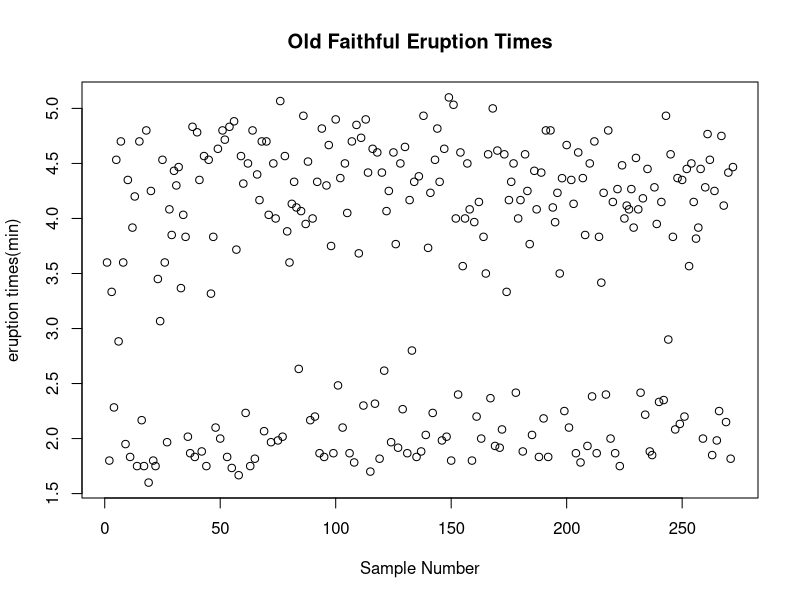
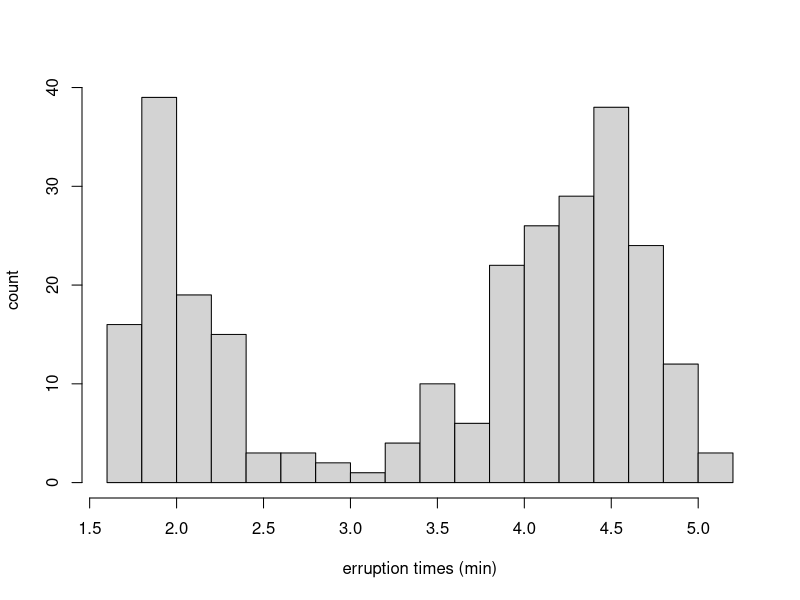
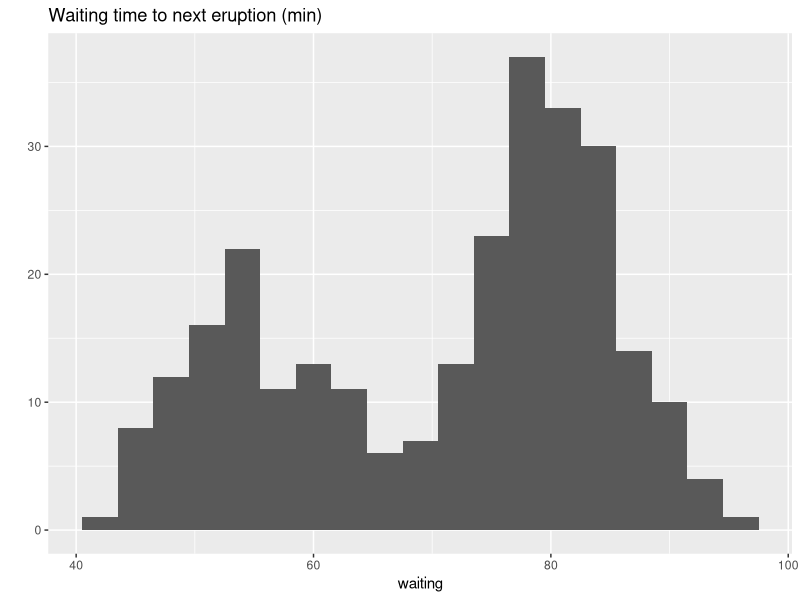
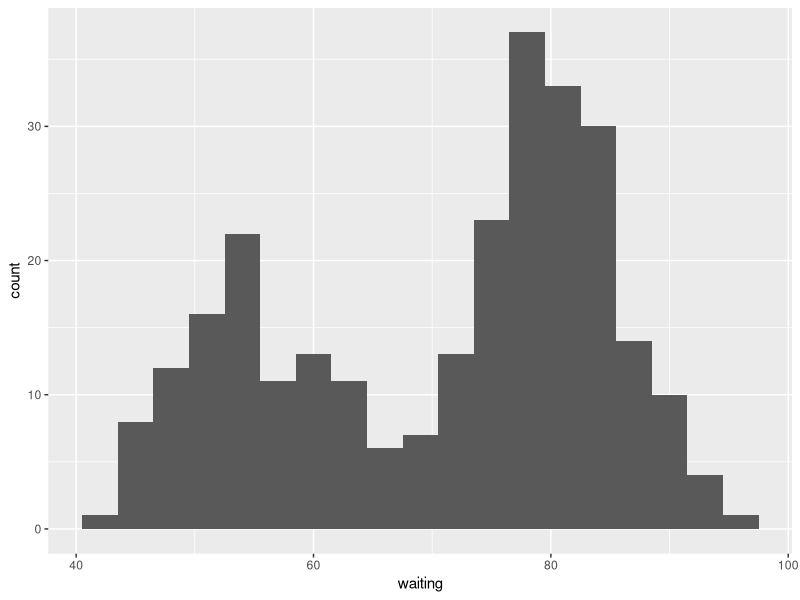
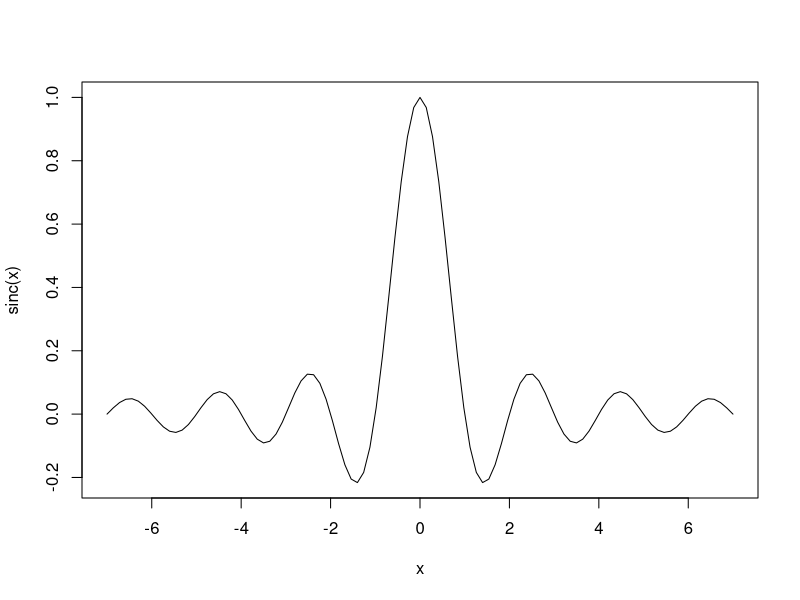
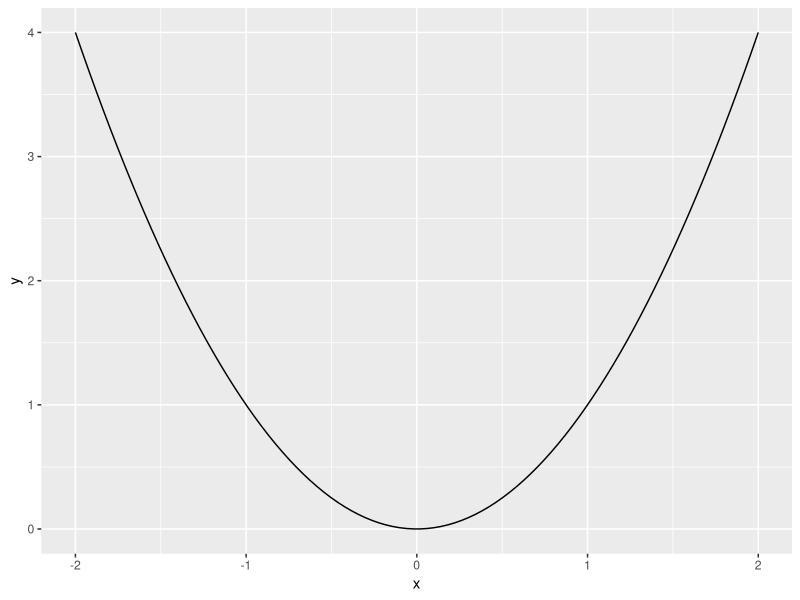
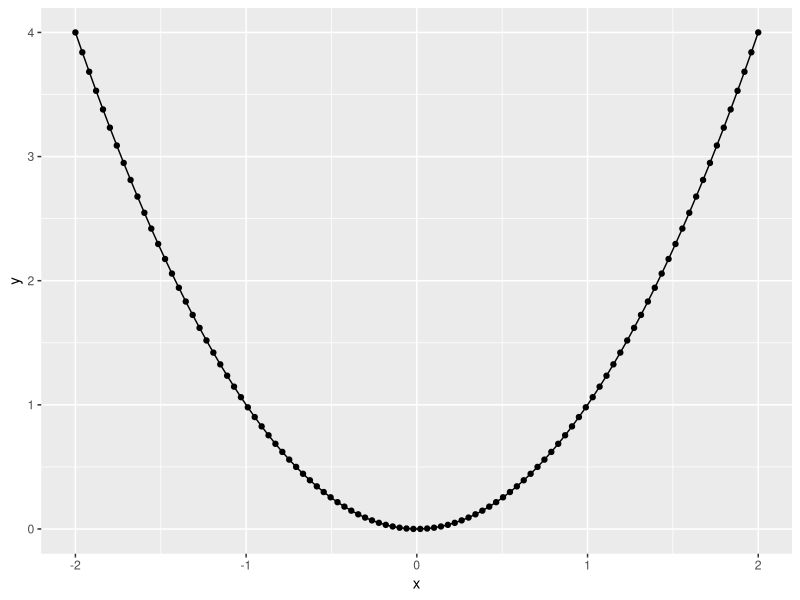
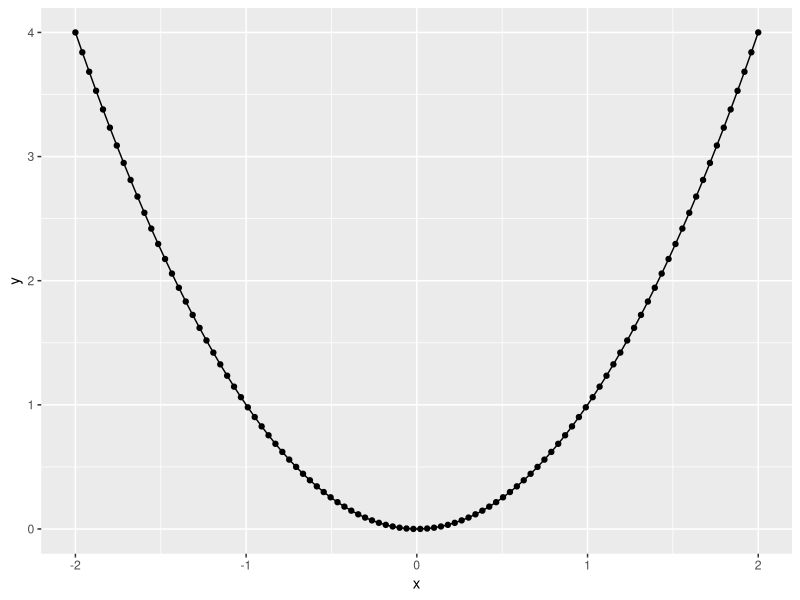

Here is the R script that generated these plots, in order:
## ---- chunk 1
knitr::opts_chunk$set(echo = TRUE)
## ---- chunk 2
  library(ggplot2)
## ---- chunk 3
  data("faithful")
  str(faithful)
## ---- chunk 4
  plot(faithful$eruptions, xlab="Sample Number", ylab = "eruption times(min)", main = "Old Faithful Eruption Times")

## ---- chunk 5
  hist(faithful$eruptions,
       breaks = 20,
       xlab= "erruption times (min)",
       ylab = "count",
       main = "")
## ---- chunk 6
  qplot(
    x = waiting,
    data = faithful,
    binwidth = 3,
    main = "Waiting time to next eruption (min)"
  )
## ---- chunk 7
  ggplot(faithful, aes(x = waiting)) + geom_histogram(binwidth = 3)
## ---- chunk 8
  sinc = function(x) {
    return (sin(pi*x) / (pi*x))
  }
curve(sinc, -7, +7)
## ---- chunk 9
  x = seq(-2, 2, length.out = 100)
y = x ^ 2
qplot(x, y, geom = "line") #line plot
qplot(x, y, geom = c("line", "point"))

df = data.frame(x = x, y = y)

ggplot(df, aes(x=x, y=y)) + geom_line() + geom_point() # same as above but with ggplot function
## ---- chunk 10
data("mtcars")
str(mtcars)
## ---- chunk 11
  S = sort.int(mpg$cty, index.return = T)
plot(
  S$x,
  type = "l", # to specify it's a line plot
  lty = 2, # Style of the line solid, dash, ...
  xlab = "sample number sorted by city mpg",
  ylab = "mpg"
)
lines(mpg$hwy[S$ix], lty=1)
legend("topleft", c("highway mpg", "city mpg"), lty = c(1,2))
## ---- chunk 12
  ggplot(faithful,
        aes(x=waiting, y=..density..)) + geom_histogram(alpha = 0.3) + geom_density(size = 1,color="red" )
## ---- chunk 13
  plot(faithful$waiting,
       faithful$eruptions,
       pch=25, #type of marker
       col=3, # color
       cex=1.2, # the size
       xlab="Waiting time (min)",
       ylab="Eruption time (min)")

## ---- chunk 14
  data("mtcars")
  data("mpg")
  installed.packages('GGally')
## ---- chunk 15
  plot(mtcars$hp,
       mtcars$mpg,
       pch = mtcars$am, # the markers now depend on the column mtcars$am of the mtmcars dataset
       xlab = "horsepower",
       col = 2,
       cex = 1.2, # The size
       ylab = "miles per gallon",
       main = "mpg vs .hp by transmission"
       )
  legend("topright", c("automatic", "manual"), pch =c(0, 1))
## ---- chunk 16
  names(mpg)
## ---- chunk 17
  qplot(
    x = wt,
    y = mpg,
    data = mtcars,
    size = cyl,
    main = "MPG vs. Weight (x1000lbs) by cylinder"
  )
## ---- chunk 18
  qplot(disp, 
        mpg,
        data = mtcars,
        main = "MPG vs Eng. Displacement"
        ) + stat_smooth(method = "loess",
                        method.args = list(degree = 0),
                        span = 0.2,
                        se = FALSE)
## ---- chunk 19
  mtcars$amf[mtcars$am==0] = 'automatic'
  mtcars$amf[mtcars$am==1] = 'manual'
  mtcars$vsf[mtcars$vs==0] = 'flat'
  mtcars$vsf[mtcars$vs==1] = 'V-shape'
## ---- chunk 20
  qplot(
    x = wt,
    y = mpg,
    facets = .~amf,
    data = mtcars,
    main = "MPG vs. Weight by transmission"
  )
## ---- chunk 21
  qplot(x=wt,
        y = mpg,
        facets = vsf~.,
        data = mtcars,
        main = "MPG vs. weight by engine") + stat_smooth(se=FALSE)
## ---- chunk 22
  qplot(x = wt,
        y = mpg, 
        facets = vsf~amf,
        data = mtcars,
        main = "MPG vs. weight by transmission and engine") + stat_smooth(se=FALSE)
## ---- chunk 23
  DF = mpg[,c("cty", "hwy", "displ")]
  plot(DF, main="City mpg vs. Highway mpg vs. Engine volume")
## ---- chunk 24
  DF = mpg[,c("cty", "hwy", "displ")]
  library("GGally")
  ggpairs(DF)
## ---- chunk 25
  x_grid = seq(-1, 1, length.out = 100)
  y_grid = x_grid
  R = expand.grid(x_grid, y_grid)
  names(R) = c('x', 'y')
  R$z = R$x^2 + R$y^2
  ggplot(R,aes(x=x, y=y, z=z)) + stat_contour()
## ---- chunk 26
  ggplot(mpg, aes("", hwy)) + geom_boxplot() + coord_flip() + scale_x_discrete("")
  ggplot(mpg, aes(reorder(class, -hwy, median), hwy)) +
geom_boxplot() +
coord_flip() +
scale_x_discrete("class")
## ---- chunk 27
  D = data.frame(samples = c(rnorm(200, 1, 1),
                             rnorm(200, 0, 1),
                             rnorm(200, 0, 2)))
  D$parameter[1:200] = 'N(1,1)';
  D$parameter[201:400] = 'N(0,1)';
  D$parameter[401:600] = 'N(0,2)';
  qplot(samples, facets = parameter~., geom = 'histogram', data = D)
  
  
  ggplot(D, aes(sample = samples)) + stat_qq() + facet_grid(.~parameter)
  
